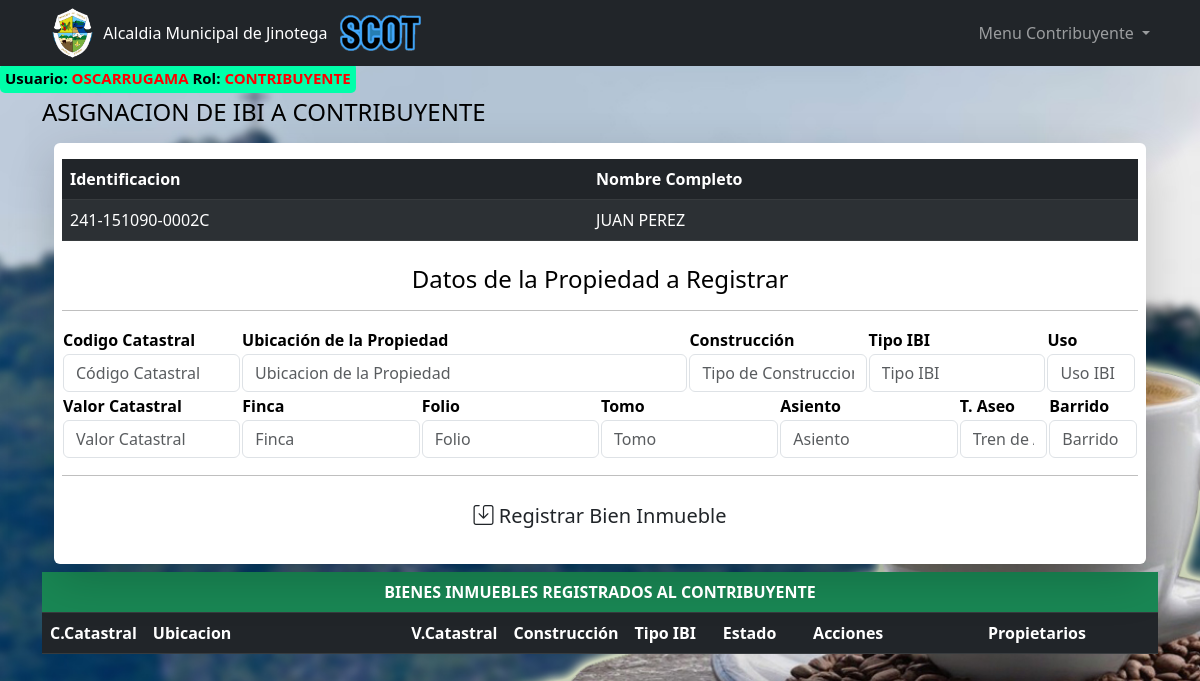
Page /pages/ibis/ibi.php?id=241-151090-0002C (signed in) on the earlier database version.
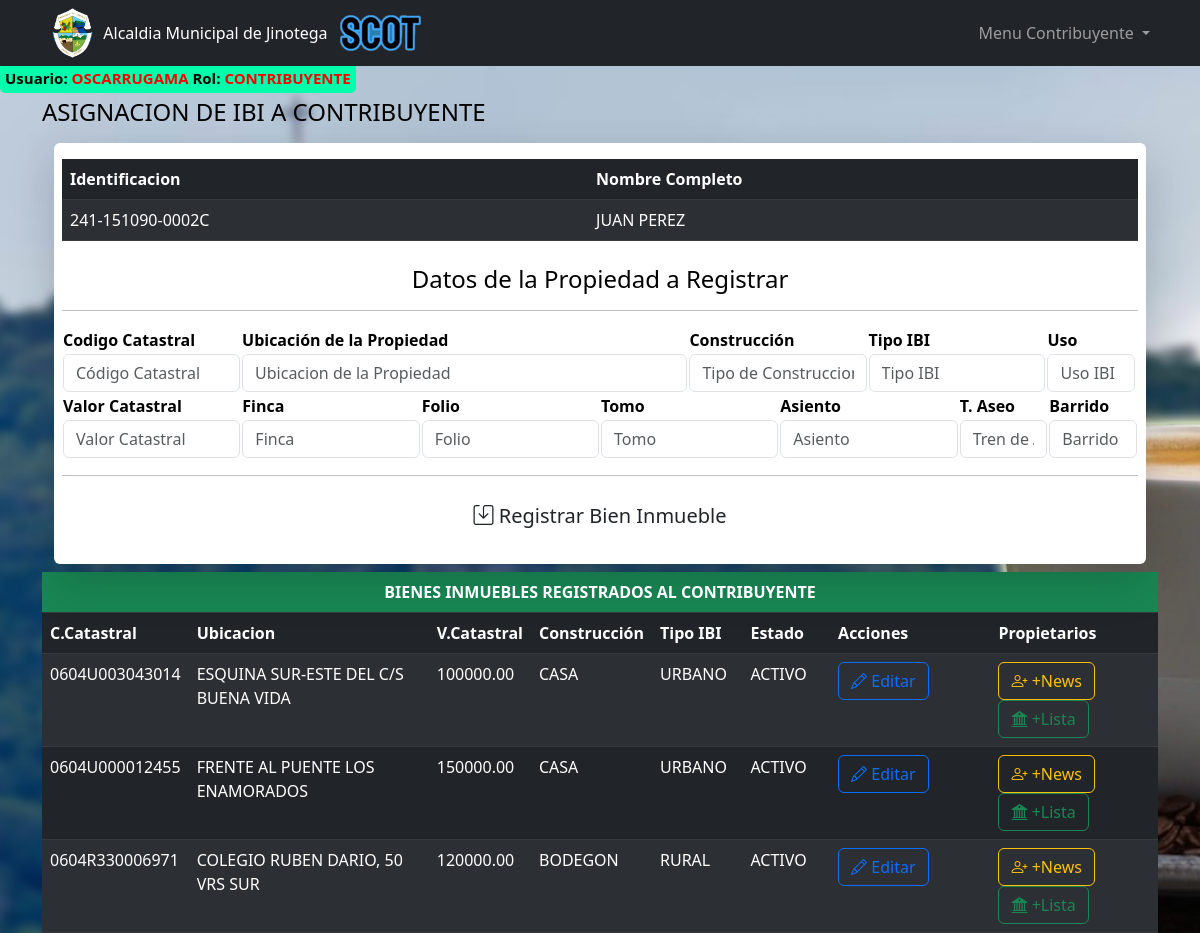
Same page on the later database version.
### tables this page shows
CREATE TABLE IF NOT EXISTS `usuarios` (
  `idUsuario` int(11) NOT NULL AUTO_INCREMENT,
  `usuario` varchar(50) NOT NULL,
  `password` varchar(100) NOT NULL,
  `rol` varchar(20) NOT NULL,
  `identificacion` varchar(30) NOT NULL,
  `nombre1` varchar(100) NOT NULL,
  `nombre2` varchar(30) DEFAULT NULL,
  `apellido1` varchar(30) NOT NULL,
  `apellido2` varchar(30) DEFAULT NULL,
  `email` varchar(100) DEFAULT NULL,
  `celular` varchar(30) NOT NULL,
  `direccion` varchar(100) DEFAULT NULL,
  `estado` varchar(1) NOT NULL DEFAULT 'A',
  PRIMARY KEY (`idUsuario`)
);

CREATE TABLE IF NOT EXISTS `ibi` (
  `codIBI` int(11) NOT NULL AUTO_INCREMENT,
  `codCatastral` varchar(30) NOT NULL,
  `ubicacion` varchar(100) DEFAULT NULL,
  `construccion` varchar(50) DEFAULT NULL,
  `tipoIBI` enum('URBANO','RURAL','ESPECIAL') NOT NULL,
  `uso` varchar(50) DEFAULT NULL,
  `TA` enum('S','N') DEFAULT NULL,
  `barrido` enum('S','N') DEFAULT NULL,
  `valorCatastral` decimal(10,2) NOT NULL,
  `finca` varchar(100) DEFAULT NULL,
  `folio` int(11) DEFAULT NULL,
  `tomo` int(11) DEFAULT NULL,
  `asiento` int(11) DEFAULT NULL,
  `estadoIBI` enum('ACTIVO','INACTIVO') DEFAULT 'ACTIVO',
  PRIMARY KEY (`codIBI`)
);

### pages/ibis/ibi.php (the view, shortened to what the changed rows need)
<?php include '../../templates/header_menu.php'; ?>
<?php
    $conexion = new Conexion();
    $conn = $conexion->conectar();
    $id = isset($_GET['id']) ? mysqli_real_escape_string($conn, $_GET['id']) : '';
    $sql = sprintf("SELECT * FROM usuarios WHERE rol = 'contribuyente' AND identificacion = '%s'", $id);
    $resultado = mysqli_query($conn, $sql);
    $contribuyentes = [];
    if ($resultado) {
        while ($row = mysqli_fetch_assoc($resultado)) {
            $contribuyentes[] = $row;
        }
    }
    $sqlTributo = sprintf("SELECT I.* FROM ibi I JOIN Tributos T ON I.codCatastral = T.codEntidad WHERE  T.tipoEntidad = 'IBI' AND identificacion = '%s'", $id);
    $resultado = mysqli_query($conn, $sqlTributo);
    $tributos = [];
    if ($resultado) {
        while ($row = mysqli_fetch_assoc($resultado)) {
            $tributos[] = $row;
        }
    }
?>
<div class="container mt-2 fondoEspecial">
    <div class="row justify-content-center" >
        <div class="row justify-content-center">
            <div class="container">
                    <div class="col-md-12 shadow-lg pb-3 mt-2 bg-white rounded">
                            <div class="p-2">
                                <table class="mt-2 mb-2 table table-dark table-striped">
                                    <thead>
                                        <tr>
                                            <th>Identificacion</th>
                                            <th>Nombre Completo</th>
                                        </tr>
                                    </thead>
                                    <tbody>
                                        <?php foreach ($contribuyentes as $contribuyente): ?>
                                        <tr>
                                            <td id="ident"><?php echo htmlspecialchars($contribuyente['identificacion']); ?></td>
                                            <td><?php echo htmlspecialchars($contribuyente['nombre1']); ?> <?php echo htmlspecialchars($contribuyente['apellido1']); ?></td>
                                        </tr>
                                        <?php endforeach; ?>
                                    </tbody>
                                </table>
                            </div>
                            <div class="p-2">
                                <form action="registrar.php" method="POST">
                                    <div class="fondoVerdesito">
                                    <table>
                                        <tbody>
                                            <tr>
                                                <th class="col-md-2">Codigo Catastral</th>
                                                <th class="col-md-5">Ubicación de la Propiedad</th>
                                                <th class="col-md-2">Construcción</th>
                                                <th class="col-md-2">Tipo IBI</th>
                                                <th class="col-md-2">Uso</th>
                                            </tr>
                                        </tbody>
                                    </table>
                                    <table>
                                        <tbody>
                                            <tr>
                                                <th class="col-md-2">Valor Catastral</th>
                                                <th class="col-md-2">Finca</th>
                                                <th class="col-md-2">Folio</th>
                                                <th class="col-md-2">Tomo</th>
                                                <th class="col-md-2">Asiento</th>
                                                <th class="col-md-1">T. Aseo</th>
                                                <th class="col-md-1">Barrido</th>
                                            </tr>
                                        </tbody>
                                    </table>
                                </form>
                            </div>
                        </div>
                    </div>
            </div>
        </div>
    </div>
    <table id="tabla" class="mt-2 mb-0 table table-dark table-striped">
        <thead>
            <tr>
                <th colspan="18" class="text-white bg-success text-center">BIENES INMUEBLES REGISTRADOS AL CONTRIBUYENTE</th>
            </tr>
            <tr>
                <th class="col-1">C.Catastral</th>
                <th class="col-3">Ubicacion</th>
                <th>V.Catastral</th>
                <th>Construcción</th>
                <th class="col-1">Tipo IBI</th>
                <th class="col-1">Estado</th>
                <th class="col-2">Acciones</th>
                <th class="col-2">Propietarios</th>
            </tr>
        </thead>
        <tbody>
            <?php foreach ($tributos as $tributo): ?>
            <tr>
                <td class="col-1"><?php echo htmlspecialchars($tributo['codCatastral']); ?></td>
                <td class="col-3"><?php echo htmlspecialchars($tributo['ubicacion']); ?></td>
                <td><?php echo htmlspecialchars($tributo['valorCatastral']); ?></td>
                <td><?php echo htmlspecialchars($tributo['construccion']); ?></td>
                <td class="col-1"><?php echo htmlspecialchars($tributo['tipoIBI']); ?></td>
                <td class="col-1"><?php echo htmlspecialchars($tributo['estadoIBI']); ?></td>
                <td class="col-2">
                    <button type="button" class="btnEditar btn btn-outline-primary bi bi-pencil" data-bs-toggle="modal" data-bs-target="#modalIBIs"> Editar</button>
                </td>
                <td class="col-2">
                    <a href="nuevosPropietarios.php?codCatastral=<?php echo urlencode($tributo['codCatastral']); ?>&id=<?php echo urlencode($contribuyente['identificacion']); ?>" class="btn btn-outline-warning bi bi-person-plus"> +News</a>
                    <a href="losPropietarios.php?codCatastral=<?php echo urlencode($tributo['codCatastral']); ?>" class="btn btn-outline-success bi bi-bank2"> +Lista</a>
                </td>
            </tr>
            <?php endforeach; ?>
        </tbody>
    </table>

Differences in the rows shown:
now on this page (row edited): ibi: codCatastral "0604U003043014", ubicacion "ESQUINA SUR-ESTE DEL C/S BUENA VIDA", valorCatastral "100000.00", construccion "CASA", tipoIBI "URBANO", estadoIBI "ACTIVO"
now on this page (row edited): ibi: codCatastral "0604U000012455", ubicacion "FRENTE AL PUENTE LOS ENAMORADOS", valorCatastral "150000.00", construccion "CASA", tipoIBI "URBANO", estadoIBI "ACTIVO"
now on this page (row edited): ibi: codCatastral "0604R330006971", ubicacion "COLEGIO RUBEN DARIO, 50 VRS SUR", valorCatastral "120000.00", construccion "BODEGON", tipoIBI "RURAL", estadoIBI "ACTIVO"
